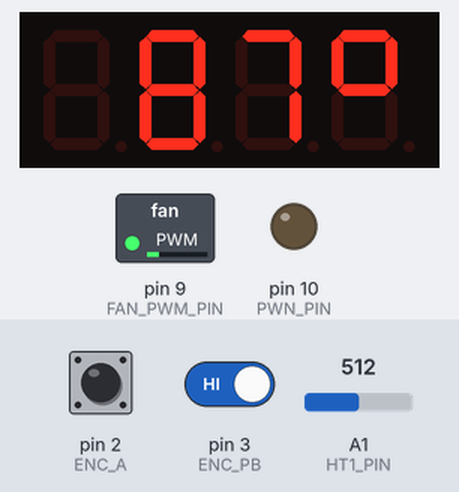
Recording of a sketch running on a simulated Arduino Uno, built with avr-gcc and run on an emulated ATmega328P. On the bench: 4-digit seven-segment display, switched loads named in the sketch (green lamp = pin HIGH), output pins drawn as LEDs (lit = HIGH). The inputs (shaded band) are chosen by the test bench; at power-on: pin 3 (ENC_PB) HIGH, A1 (HT1_PIN) = 512, pin 2 (ENC_A) HIGH.

Above: at 1.2 s.
1.3 s: pin 3 (ENC_PB) driven LOW
At 1.43 s:
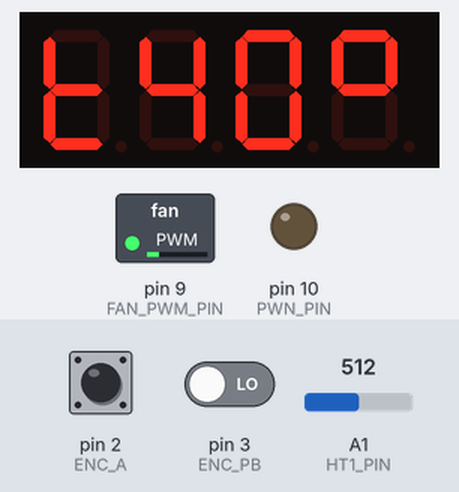
3.3 s: A1 (HT1_PIN) set to 306
At 5.39 s:
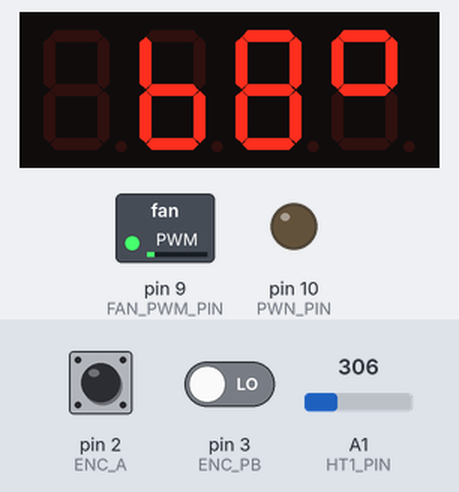
6.3 s: A1 (HT1_PIN) set to 190
At 6.58 s:
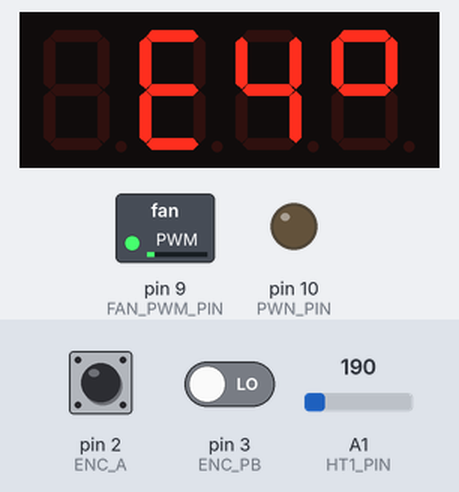
Timing chart, 0 to 9.3 s (numbered marks = the images above; inputs shaded):
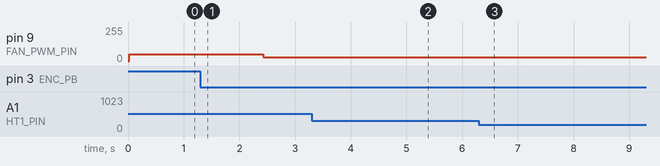

Measured:
- after the input at 1.3 s, pin 9 (FAN_PWM_PIN): 50/255 → 30/255 after 1.1 s; the display: changes after 0.07 s (image 1)
- after the input at 3.3 s, the display: first differs from a run without the input after 2.0 s (image 2)
- after the input at 6.3 s, the display: first differs from a run without the input after 0.22 s (image 3)

The sketch:

pwm_test.ino
```cpp
/*
test comment
*/
//#include <timer-api.h>
#include <Thermistor.h>
#include <NTC_Thermistor.h>
#include <TM1637Display.h>

//#define DEBUG
#define MAX_TARGET_TEMP 70
#define MAX_TIMER_HOURS 24
#define MAIN_LOOP_DELAY 100
// menu
#define MENU_DELAY  100
#define LAST_MENU_PAGE  3
// heather thermistor config HT1
#define HT1_PIN             A1
#define HT1_REFERENCE_RESISTANCE   10000
#define HT1_NOMINAL_RESISTANCE     100000
#define HT1_NOMINAL_TEMPERATURE    25
#define HT1_B_VALUE                3950
#define HT1_MAX_TEMP               100
// heather
#define PWN_PIN 10//9
#define MAX_PWM 200 // power limit
// fan
#define FAN_PWM_PIN 9//10
#define FAN_MAX_PWM 30
// display
#define DSP_CLK_PIN 7
#define DSP_DIO_PIN 6
#define DSP_SYM_DEG (SEG_A | SEG_B | SEG_F | SEG_G)
#define DSP_SYM_T   (SEG_D | SEG_E | SEG_F | SEG_G)
#define DSP_SYM_C   (SEG_D | SEG_E | SEG_G)
#define DSP_SYM_H   (SEG_C | SEG_E | SEG_F | SEG_G)
#define DSP_SYM_F   (SEG_A | SEG_E | SEG_F | SEG_G)


// encoder
#define ENC_A     2 // encoder pin A, int
#define ENC_B     4 // encoder pin B
#define ENC_PB    3 // encoder pushbutton
#define ENC_TYPE  1 // encoder type, 0 or 1
#define ENC_PB_MS 100 // delay in ms between pressing button
const uint8_t SEG_DEGREE[] = {
  SEG_A | SEG_B | SEG_F | SEG_G           // degree symbol
  };
const uint8_t SEG_HOURS[] = {
  SEG_F | SEG_E | SEG_C | SEG_G           // h symbol
  };

//
volatile uint8_t _ht1_target = 40;
volatile uint8_t _ht1_temp = 0;
volatile boolean _enc_state0, _enc_lastState, _enc_turnFlag;
volatile uint8_t _enc_counter = 0;
volatile uint32_t _enc_pb_last_ms = 0; // last value of millis() for encoder pushbutton to avoid noise
volatile uint8_t _dsp_buff[4] = {0,0,0,0};
volatile uint8_t _menuPage = 0;
volatile uint16_t _menuDelay = 0;

volatile uint8_t _fan_pwm = 50;

volatile uint8_t _timer_hours = 1; // working time in hours to configure in menu
volatile uint16_t _working_counter_100ms = 0;

Thermistor* _ht1 = new NTC_Thermistor(HT1_PIN, HT1_REFERENCE_RESISTANCE, HT1_NOMINAL_RESISTANCE, HT1_NOMINAL_TEMPERATURE, HT1_B_VALUE);

TM1637Display _dsp(DSP_CLK_PIN, DSP_DIO_PIN);

void set_dsp_buffer(uint8_t sym0, uint8_t num, uint8_t sym3) {
  _dsp_buff[0] = sym0;
  _dsp_buff[2] = _dsp.encodeDigit(num % 10);
  _dsp_buff[1] = _dsp.encodeDigit(num / 10);
  _dsp_buff[3] = sym3;
}

void setup() {
  Serial.begin(9600);
  _dsp.setBrightness(3);
  //timer_init_ISR_10Hz(TIMER_DEFAULT);
  attachInterrupt(digitalPinToInterrupt(ENC_A), int0, CHANGE);
  attachInterrupt(digitalPinToInterrupt(ENC_PB), int1, LOW);
  pinMode(PWN_PIN, OUTPUT);
  pinMode(FAN_PWM_PIN, OUTPUT);

}

//void timer_handle_interrupts(int timer) {
void check_temperature() {
  _working_counter_100ms++;
  // get ht1 temp
  _ht1_temp = _ht1->readCelsius();
  // check illegal temp values
  if (_timer_hours == 0 || _ht1_temp <= 0 || _ht1_temp >= HT1_MAX_TEMP) {
    analogWrite(PWN_PIN, 0); // turn off heather
    return;
  }
  if (_ht1_temp >= _ht1_target) {
    analogWrite(PWN_PIN, 0); // turn off heather
    //analogWrite(FAN_PWM_PIN, 255); // turn on fan
  }
  else {
    analogWrite(PWN_PIN, MAX_PWM); // turn on heather
    //analogWrite(FAN_PWM_PIN, 0); //turn off fan
  }
#ifdef DEBUG
  Serial.println(_ht1_temp);
#endif
}
// interrupt handler for encoder rotation
void int0() {
  _enc_state0 = bitRead(PIND, ENC_A);
  if (_enc_state0 != _enc_lastState) {
    _enc_turnFlag = !_enc_turnFlag;
    if (_enc_turnFlag) {
       _enc_counter += (bitRead(PIND, ENC_B) != _enc_lastState) ? -1 : 1;
       _menuDelay = 0;
    }
    _enc_lastState = _enc_state0;
  }
}
// interrupt handler for encoder button
void int1() {
  if (millis() - _enc_pb_last_ms < ENC_PB_MS)
    return;
  _menuPage++;
  if (_menuPage > LAST_MENU_PAGE)
    _menuPage = 0;
  _enc_pb_last_ms = millis();
  _menuDelay = 0;
}

void loop() {
  // put your main code here, to run repeatedly:
  check_temperature();

  if (_menuPage == 0) {
    // show current temperature
    //_dsp.clear();
    //_dsp.showNumberDec(_ht1_temp, false, 2, 1);
    //_dsp.setSegments(SEG_DEGREE, 1, 3);
    set_dsp_buffer(0, _ht1_temp, DSP_SYM_DEG);
  }
  else if (_menuPage == 1) {
    _ht1_target += _enc_counter;
    _enc_counter = 0;
    if (_ht1_target > MAX_TARGET_TEMP) _ht1_target = MAX_TARGET_TEMP;
    if (_ht1_target < 0) _ht1_target = 0;

    // show target temperature
    //_dsp.clear();
    //_dsp.showNumberDec(_ht1_target, false, 2, 0);
    //_dsp.setSegments(SEG_DEGREE, 2, 2);
    set_dsp_buffer(DSP_SYM_T, _ht1_target, DSP_SYM_DEG);
  }
  else if (_menuPage == 2) {
    _timer_hours += _enc_counter;
    _enc_counter = 0;
    if (_timer_hours > MAX_TIMER_HOURS) _timer_hours = MAX_TIMER_HOURS;
    if (_timer_hours < 0) _timer_hours = 0;
    // show working time
    //_dsp.showNumberDec(_timer_hours, false, 2, 0);
    //_dsp.setSegments(SEG_HOURS, 2, 2);
    set_dsp_buffer(DSP_SYM_T, _timer_hours, DSP_SYM_H);
  }
  else if (_menuPage == 3) {
    _fan_pwm += _enc_counter;
    _enc_counter = 0;
    if (_fan_pwm > FAN_MAX_PWM) _fan_pwm = FAN_MAX_PWM;
    //set_dsp_buffer(DSP_SYM_F, map(_fan_pwm, 0, 0xff, 0, 99), 0);
    set_dsp_buffer(DSP_SYM_F, _fan_pwm, 0);
    //analogWrite(FAN_PWM_PIN, _fan_pwm);
  }
  // update display
  _dsp.setSegments(_dsp_buff);

  analogWrite(FAN_PWM_PIN, _fan_pwm);

  delay(MAIN_LOOP_DELAY);

  // check timer
  if (_working_counter_100ms >= 36000) {
    _working_counter_100ms = 0;
    _timer_hours--;
  }

  _menuDelay++;
  if (_menuDelay >= MENU_DELAY) {
    _menuDelay = 0;
    _menuPage = 0;
  }
}
```
